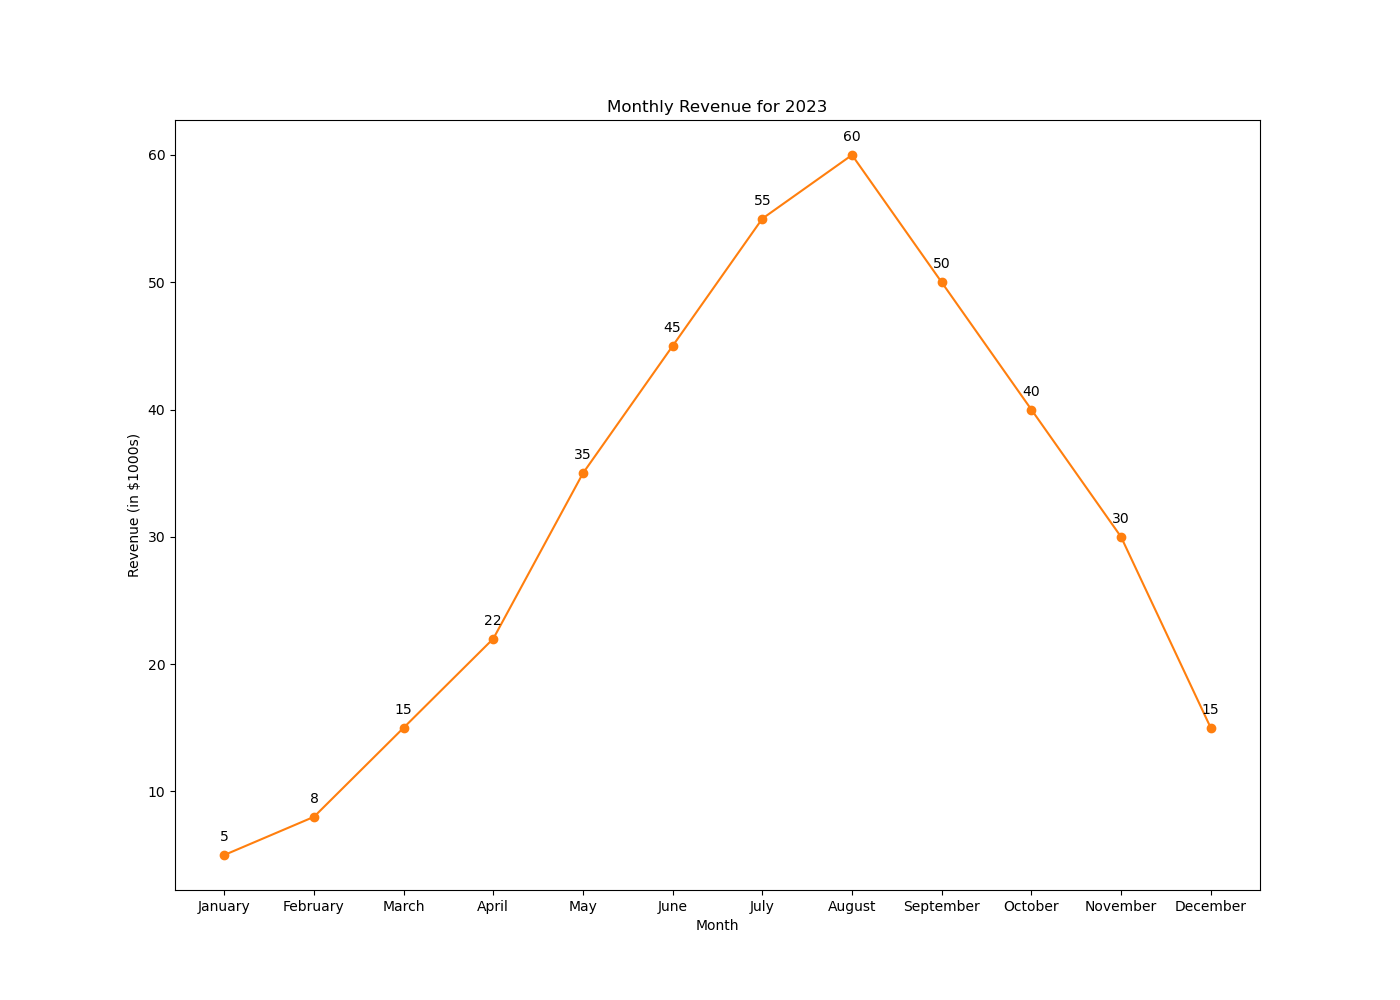

Python code for this plot:

import matplotlib.pyplot as plt

# Data points
months = ['January', 'February', 'March', 'April', 'May', 'June', 'July', 'August', 'September', 'October', 'November', 'December']
revenue = [5, 8, 15, 22, 35, 45, 55, 60, 50, 40, 30, 15]

# Create a figure and an axes
fig, ax = plt.subplots(figsize=(14, 10))  # Change width and height of the chart

# Plotting the line chart
ax.plot(months, revenue, marker='o', linestyle='-', color='#ff7f0e')  # Change color scheme using specific color codes
ax.set(xlabel='Month', ylabel='Revenue (in $1000s)', title='Monthly Revenue for 2023')  # Update topic, headline, and data type

# Annotation
for i, txt in enumerate(revenue):
    ax.annotate(txt, (months[i], revenue[i]), textcoords="offset points", xytext=(0,10), ha='center')  # Assign annotation/label in the chart

# Display the plot
plt.show()
